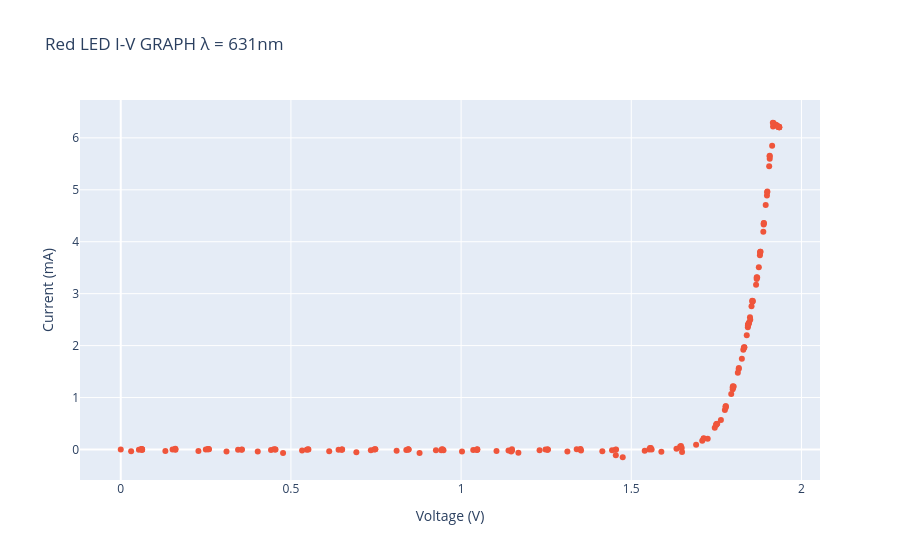

Write notebook code for a chart like this one.
### Markdown cell above
### Red LED Data Analysis 🔴

### Code cell
redData = pd.read_csv('RealData/redLEDData.csv').drop_duplicates()
redWavelength=631E-9
print(redData.count())
fig = px.scatter(
    redData,
    x="Voltage (V)",
    y="Current (mA)",
    title="Red LED I-V GRAPH λ = 631nm ",
    color_discrete_sequence=['#EF553B']
)
fig.show()

### Figure 1 — Plotly figure (JSON) as saved in the notebook; plotly's stock layout.template omitted (floating-point values rounded to 4 significant figures; data arrays with more than 128 entries replaced by an {"elided": "..."} marker saying what was removed)
{"data": [{"hovertemplate": "Voltage (V)=%{x}<br>Current (mA)=%{y}<extra></extra>", "legendgroup": "", "marker": {"color": "#EF553B", "symbol": "circle"}, "mode": "markers", "name": "", "orientation": "v", "showlegend": false, "type": "scatter", "x": {"elided": "181 float values"}, "xaxis": "x", "y": {"elided": "181 float values"}, "yaxis": "y"}], "layout": {"legend": {"tracegroupgap": 0}, "title": {"text": "Red LED I-V GRAPH λ = 631nm "}, "xaxis": {"anchor": "y", "domain": [0, 1], "title": {"text": "Voltage (V)"}}, "yaxis": {"anchor": "x", "domain": [0, 1], "title": {"text": "Current (mA)"}}}}
